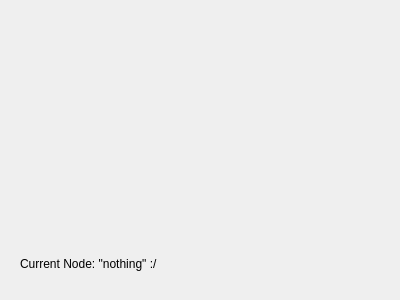
<?xml version="1.0" encoding="UTF-8"?>
<ui version="4.0">
 <class>TransferFunctionWidget</class>
 <widget class="QWidget" name="TransferFunctionWidget">
  <property name="geometry">
   <rect>
    <x>0</x>
    <y>0</y>
    <width>400</width>
    <height>300</height>
   </rect>
  </property>
  <property name="sizePolicy">
   <sizepolicy hsizetype="Preferred" vsizetype="Preferred">
    <horstretch>0</horstretch>
    <verstretch>0</verstretch>
   </sizepolicy>
  </property>
  <property name="windowTitle">
   <string>Form</string>
  </property>
  <layout class="QVBoxLayout" name="verticalLayout_2">
   <item>
    <widget class="QWidget" name="RenderWidget" native="true">
     <property name="sizePolicy">
      <sizepolicy hsizetype="Preferred" vsizetype="Preferred">
       <horstretch>0</horstretch>
       <verstretch>0</verstretch>
      </sizepolicy>
     </property>
    </widget>
   </item>
   <item>
    <widget class="QWidget" name="propertiesMenu" native="true">
     <property name="sizePolicy">
      <sizepolicy hsizetype="Preferred" vsizetype="Preferred">
       <horstretch>0</horstretch>
       <verstretch>0</verstretch>
      </sizepolicy>
     </property>
     <property name="maximumSize">
      <size>
       <width>16777215</width>
       <height>50</height>
      </size>
     </property>
     <layout class="QVBoxLayout" name="verticalLayout">
      <item>
       <widget class="QLabel" name="label">
        <property name="sizePolicy">
         <sizepolicy hsizetype="Preferred" vsizetype="Minimum">
          <horstretch>0</horstretch>
          <verstretch>0</verstretch>
         </sizepolicy>
        </property>
        <property name="text">
         <string>Current Node: &quot;nothing&quot; :/</string>
        </property>
       </widget>
      </item>
     </layout>
    </widget>
   </item>
  </layout>
 </widget>
 <resources/>
 <connections/>
</ui>
